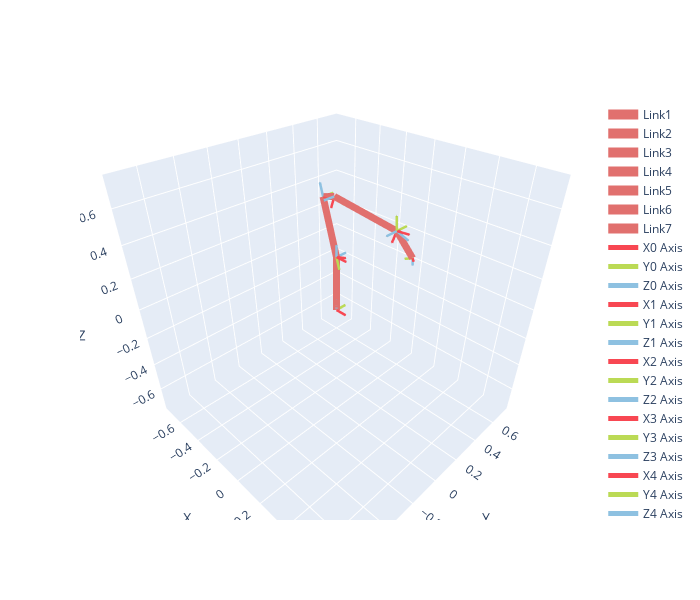
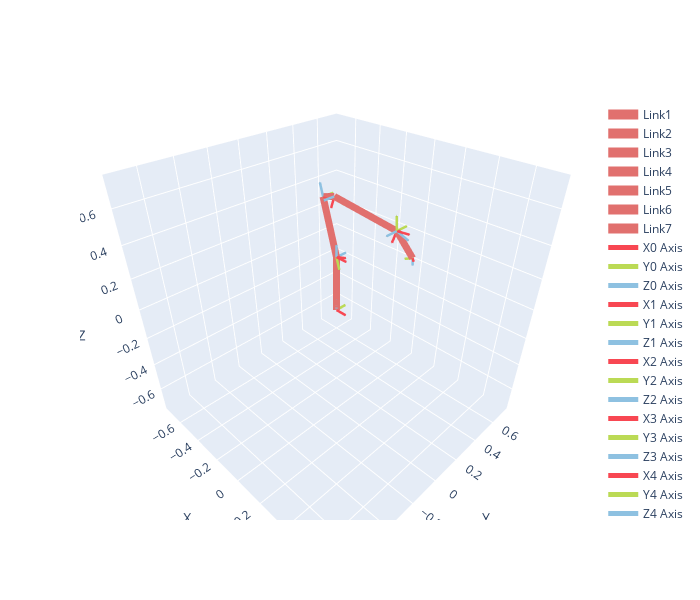

Notebook code cell kept with these figures, in order:
### Markdown cell above
#### Panda

### Code cell
Panda = rsb.models.DH.Panda()
Panda.plotly(Panda.qr, fig=go.Figure())

### Figure 1 — Plotly figure (JSON) as saved in the notebook; plotly's stock layout.template omitted (floating-point values rounded to 4 significant figures)
{"data": [{"line": {"color": "#E1706E", "width": 14}, "mode": "lines", "name": "Link1", "type": "scatter3d", "x": [0.0, 0.0], "y": [0.0, 0.0], "z": [0.0, 0.333]}, {"line": {"color": "#E1706E", "width": 14}, "mode": "lines", "name": "Link2", "type": "scatter3d", "x": [0.0, 0.0], "y": [0.0, 0.0], "z": [0.333, 0.333]}, {"line": {"color": "#E1706E", "width": 14}, "mode": "lines", "name": "Link3", "type": "scatter3d", "x": [0.0, -0.09338], "y": [0.0, 8.642e-19], "z": [0.333, 0.6349]}, {"line": {"color": "#E1706E", "width": 14}, "mode": "lines", "name": "Link4", "type": "scatter3d", "x": [-0.09338, -0.01457], "y": [8.642e-19, -6.287e-19], "z": [0.6349, 0.6593]}, {"line": {"color": "#E1706E", "width": 14}, "mode": "lines", "name": "Link5", "type": "scatter3d", "x": [-0.01457, 0.3755], "y": [-6.287e-19, -4.083e-17], "z": [0.6593, 0.6132]}, {"line": {"color": "#E1706E", "width": 14}, "mode": "lines", "name": "Link6", "type": "scatter3d", "x": [0.3755, 0.3755], "y": [-4.083e-17, -4.083e-17], "z": [0.6132, 0.6132]}, {"line": {"color": "#E1706E", "width": 14}, "mode": "lines", "name": "Link7", "type": "scatter3d", "x": [0.3755, 0.4737], "y": [-4.083e-17, -5.638e-17], "z": [0.6132, 0.5155]}, {"line": {"color": "#F84752", "width": 5}, "mode": "lines", "name": "X0 Axis", "type": "scatter3d", "x": [0, 0.07], "y": [0, 0], "z": [0, 0]}, {"cmax": 1, "cmin": 0, "colorscale": [[0, "#F84752"], [1, "#F84752"]], "showscale": false, "sizemode": "absolute", "sizeref": 0.007, "type": "cone", "u": [1], "v": [0], "w": [0], "x": [0.07], "y": [0], "z": [0]}, {"line": {"color": "#BBDA55", "width": 5}, "mode": "lines", "name": "Y0 Axis", "type": "scatter3d", "x": [0, 0], "y": [0, 0.07], "z": [0, 0]}, {"cmax": 1, "cmin": 0, "colorscale": [[0, "#BBDA55"], [1, "#BBDA55"]], "showscale": false, "sizemode": "absolute", "sizeref": 0.007, "type": "cone", "u": [0], "v": [1], "w": [0], "x": [0], "y": [0.07], "z": [0]}, {"line": {"color": "#8EC1E1", "width": 5}, "mode": "lines", "name": "Z0 Axis", "type": "scatter3d", "x": [0, 0], "y": [0, 0], "z": [0, 0.07]}, {"cmax": 1, "cmin": 0, "colorscale": [[0, "#8EC1E1"], [1, "#8EC1E1"]], "showscale": false, "sizemode": "absolute", "sizeref": 0.007, "type": "cone", "u": [0], "v": [0], "w": [1], "x": [0], "y": [0], "z": [0.07]}, {"line": {"color": "#F84752", "width": 5}, "mode": "lines", "name": "X1 Axis", "type": "scatter3d", "x": [0, 0.07], "y": [0, 0], "z": [0.333, 0.333]}, {"cmax": 1, "cmin": 0, "colorscale": [[0, "#F84752"], [1, "#F84752"]], "showscale": false, "sizemode": "absolute", "sizeref": 0.007, "type": "cone", "u": [1], "v": [0], "w": [0], "x": [0.07], "y": [0], "z": [0.333]}, {"line": {"color": "#BBDA55", "width": 5}, "mode": "lines", "name": "Y1 Axis", "type": "scatter3d", "x": [0, 0], "y": [0, 0.07], "z": [0.333, 0.333]}, {"cmax": 1, "cmin": 0, "colorscale": [[0, "#BBDA55"], [1, "#BBDA55"]], "showscale": false, "sizemode": "absolute", "sizeref": 0.007, "type": "cone", "u": [0], "v": [1], "w": [0], "x": [0], "y": [0.07], "z": [0.333]}, {"line": {"color": "#8EC1E1", "width": 5}, "mode": "lines", "name": "Z1 Axis", "type": "scatter3d", "x": [0, 0], "y": [0, 0], "z": [0.333, 0.403]}, {"cmax": 1, "cmin": 0, "colorscale": [[0, "#8EC1E1"], [1, "#8EC1E1"]], "showscale": false, "sizemode": "absolute", "sizeref": 0.007, "type": "cone", "u": [0], "v": [0], "w": [1], "x": [0], "y": [0], "z": [0.403]}, {"line": {"color": "#F84752", "width": 5}, "mode": "lines", "name": "X2 Axis", "type": "scatter3d", "x": [0, 0.06687], "y": [0, -1.267e-18], "z": [0.333, 0.3537]}, {"cmax": 1, "cmin": 0, "colorscale": [[0, "#F84752"], [1, "#F84752"]], "showscale": false, "sizemode": "absolute", "sizeref": 0.007, "type": "cone", "u": [0.9553], "v": [-1.81e-17], "w": [0.2955], "x": [0.06687], "y": [-1.267e-18], "z": [0.3537]}, {"line": {"color": "#BBDA55", "width": 5}, "mode": "lines", "name": "Y2 Axis", "type": "scatter3d", "x": [0, 0.02069], "y": [0, 4.095e-18], "z": [0.333, 0.2661]}, {"cmax": 1, "cmin": 0, "colorscale": [[0, "#BBDA55"], [1, "#BBDA55"]], "showscale": false, "sizemode": "absolute", "sizeref": 0.007, "type": "cone", "u": [0.2955], "v": [5.85e-17], "w": [-0.9553], "x": [0.02069], "y": [4.095e-18], "z": [0.2661]}, {"line": {"color": "#8EC1E1", "width": 5}, "mode": "lines", "name": "Z2 Axis", "type": "scatter3d", "x": [0, 0], "y": [0, 0.07], "z": [0.333, 0.333]}, {"cmax": 1, "cmin": 0, "colorscale": [[0, "#8EC1E1"], [1, "#8EC1E1"]], "showscale": false, "sizemode": "absolute", "sizeref": 0.007, "type": "cone", "u": [0], "v": [1], "w": [6.123e-17], "x": [0], "y": [0.07], "z": [0.333]}, {"line": {"color": "#F84752", "width": 5}, "mode": "lines", "name": "X3 Axis", "type": "scatter3d", "x": [-0.09338, -0.02651], "y": [8.642e-19, -4.025e-19], "z": [0.6349, 0.6556]}, {"cmax": 1, "cmin": 0, "colorscale": [[0, "#F84752"], [1, "#F84752"]], "showscale": false, "sizemode": "absolute", "sizeref": 0.007, "type": "cone", "u": [0.9553], "v": [-1.81e-17], "w": [0.2955], "x": [-0.02651], "y": [-4.025e-19], "z": [0.6556]}, {"line": {"color": "#BBDA55", "width": 5}, "mode": "lines", "name": "Y3 Axis", "type": "scatter3d", "x": [-0.09338, -0.09338], "y": [8.642e-19, 0.07], "z": [0.6349, 0.6349]}, {"cmax": 1, "cmin": 0, "colorscale": [[0, "#BBDA55"], [1, "#BBDA55"]], "showscale": false, "sizemode": "absolute", "sizeref": 0.007, "type": "cone", "u": [1.81e-17], "v": [1], "w": [2.735e-18], "x": [-0.09338], "y": [0.07], "z": [0.6349]}, {"line": {"color": "#8EC1E1", "width": 5}, "mode": "lines", "name": "Z3 Axis", "type": "scatter3d", "x": [-0.09338, -0.1141], "y": [8.642e-19, 1.056e-18], "z": [0.6349, 0.7018]}, {"cmax": 1, "cmin": 0, "colorscale": [[0, "#8EC1E1"], [1, "#8EC1E1"]], "showscale": false, "sizemode": "absolute", "sizeref": 0.007, "type": "cone", "u": [-0.2955], "v": [2.735e-18], "w": [0.9553], "x": [-0.1141], "y": [1.056e-18], "z": [0.7018]}, {"line": {"color": "#F84752", "width": 5}, "mode": "lines", "name": "X4 Axis", "type": "scatter3d", "x": [-0.01457, -0.0372], "y": [-6.287e-19, -3.503e-18], "z": [0.6593, 0.593]}, {"cmax": 1, "cmin": 0, "colorscale": [[0, "#F84752"], [1, "#F84752"]], "showscale": false, "sizemode": "absolute", "sizeref": 0.007, "type": "cone", "u": [-0.3233], "v": [-4.107e-17], "w": [-0.9463], "x": [-0.0372], "y": [-3.503e-18], "z": [0.593]}, {"line": {"color": "#BBDA55", "width": 5}, "mode": "lines", "name": "Y4 Axis", "type": "scatter3d", "x": [-0.01457, 0.05167], "y": [-6.287e-19, -4.288e-18], "z": [0.6593, 0.6366]}, {"cmax": 1, "cmin": 0, "colorscale": [[0, "#BBDA55"], [1, "#BBDA55"]], "showscale": false, "sizemode": "absolute", "sizeref": 0.007, "type": "cone", "u": [0.9463], "v": [-5.227e-17], "w": [-0.3233], "x": [0.05167], "y": [-4.288e-18], "z": [0.6366]}, {"line": {"color": "#8EC1E1", "width": 5}, "mode": "lines", "name": "Z4 Axis", "type": "scatter3d", "x": [-0.01457, -0.01457], "y": [-6.287e-19, -0.07], "z": [0.6593, 0.6593]}, {"cmax": 1, "cmin": 0, "colorscale": [[0, "#8EC1E1"], [1, "#8EC1E1"]], "showscale": false, "sizemode": "absolute", "sizeref": 0.007, "type": "cone", "u": [-3.619e-17], "v": [-1], "w": [5.576e-17], "x": [-0.01457], "y": [-0.07], "z": [0.6593]}, {"line": {"color": "#F84752", "width": 5}, "mode": "lines", "name": "X5 Axis", "type": "scatter3d", "x": [0.3755, 0.3529], "y": [-4.083e-17, -4.37e-17], "z": [0.6132, 0.547]}, {"cmax": 1, "cmin": 0, "colorscale": [[0, "#F84752"], [1, "#F84752"]], "showscale": false, "sizemode": "absolute", "sizeref": 0.007, "type": "cone", "u": [-0.3233], "v": [-4.107e-17], "w": [-0.9463], "x": [0.3529], "y": [-4.37e-17], "z": [0.547]}, {"line": {"color": "#BBDA55", "width": 5}, "mode": "lines", "name": "Y5 Axis", "type": "scatter3d", "x": [0.3755, 0.3755], "y": [-4.083e-17, 0.07], "z": [0.6132, 0.6132]}, {"cmax": 1, "cmin": 0, "colorscale": [[0, "#BBDA55"], [1, "#BBDA55"]], "showscale": false, "sizemode": "absolute", "sizeref": 0.007, "type": "cone", "u": [9.413e-17], "v": [1], "w": [-7.556e-17], "x": [0.3755], "y": [0.07], "z": [0.6132]}, {"line": {"color": "#8EC1E1", "width": 5}, "mode": "lines", "name": "Z5 Axis", "type": "scatter3d", "x": [0.3755, 0.4417], "y": [-4.083e-17, -4.877e-17], "z": [0.6132, 0.5906]}, {"cmax": 1, "cmin": 0, "colorscale": [[0, "#8EC1E1"], [1, "#8EC1E1"]], "showscale": false, "sizemode": "absolute", "sizeref": 0.007, "type": "cone", "u": [0.9463], "v": [-1.135e-16], "w": [-0.3233], "x": [0.4417], "y": [-4.877e-17], "z": [0.5906]}, {"line": {"color": "#F84752", "width": 5}, "mode": "lines", "name": "X6 Axis", "type": "scatter3d", "x": [0.3755, 0.4451], "y": [-4.083e-17, -4.296e-17], "z": [0.6132, 0.6202]}, {"cmax": 1, "cmin": 0, "colorscale": [[0, "#F84752"], [1, "#F84752"]], "showscale": false, "sizemode": "absolute", "sizeref": 0.007, "type": "cone", "u": [0.995], "v": [-3.044e-17], "w": [0.09983], "x": [0.4451], "y": [-4.296e-17], "z": [0.6202]}, {"line": {"color": "#BBDA55", "width": 5}, "mode": "lines", "name": "Y6 Axis", "type": "scatter3d", "x": [0.3755, 0.3685], "y": [-4.083e-17, -3.669e-17], "z": [0.6132, 0.6828]}, {"cmax": 1, "cmin": 0, "colorscale": [[0, "#BBDA55"], [1, "#BBDA55"]], "showscale": false, "sizemode": "absolute", "sizeref": 0.007, "type": "cone", "u": [-0.09983], "v": [5.91e-17], "w": [0.995], "x": [0.3685], "y": [-3.669e-17], "z": [0.6828]}, {"line": {"color": "#8EC1E1", "width": 5}, "mode": "lines", "name": "Z6 Axis", "type": "scatter3d", "x": [0.3755, 0.3755], "y": [-4.083e-17, -0.07], "z": [0.6132, 0.6132]}, {"cmax": 1, "cmin": 0, "colorscale": [[0, "#8EC1E1"], [1, "#8EC1E1"]], "showscale": false, "sizemode": "absolute", "sizeref": 0.007, "type": "cone", "u": [-3.619e-17], "v": [-1], "w": [5.576e-17], "x": [0.3755], "y": [-0.07], "z": [0.6132]}, {"line": {"color": "#F84752", "width": 5}, "mode": "lines", "name": "X7 Axis", "type": "scatter3d", "x": [0.4737, 0.4983], "y": [-5.638e-17, -0.02475], "z": [0.5155, 0.518]}, {"cmax": 1, "cmin": 0, "colorscale": [[0, "#F84752"], [1, "#F84752"]], "showscale": false, "sizemode": "absolute", "sizeref": 0.0035, "type": "cone", "u": [0.7036], "v": [-0.7071], "w": [0.07059], "x": [0.4983], "y": [-0.02475], "z": [0.518]}, {"line": {"color": "#BBDA55", "width": 5}, "mode": "lines", "name": "Y7 Axis", "type": "scatter3d", "x": [0.4737, 0.4491], "y": [-5.638e-17, -0.02475], "z": [0.5155, 0.513]}, {"cmax": 1, "cmin": 0, "colorscale": [[0, "#BBDA55"], [1, "#BBDA55"]], "showscale": false, "sizemode": "absolute", "sizeref": 0.0035, "type": "cone", "u": [-0.7036], "v": [-0.7071], "w": [-0.07059], "x": [0.4491], "y": [-0.02475], "z": [0.513]}, {"line": {"color": "#8EC1E1", "width": 5}, "mode": "lines", "name": "Z7 Axis", "type": "scatter3d", "x": [0.4737, 0.4772], "y": [-5.638e-17, -6.059e-17], "z": [0.5155, 0.4807]}, {"cmax": 1, "cmin": 0, "colorscale": [[0, "#8EC1E1"], [1, "#8EC1E1"]], "showscale": false, "sizemode": "absolute", "sizeref": 0.0035, "type": "cone", "u": [0.09983], "v": [-1.203e-16], "w": [-0.995], "x": [0.4772], "y": [-6.059e-17], "z": [0.4807]}], "layout": {"height": 600, "scene": {"aspectmode": "cube", "camera": {"center": {"x": 0, "y": 0, "z": 0}, "eye": {"x": 1.05, "y": -1.05, "z": 1.05}, "up": {"x": 0, "y": 0, "z": 1}}, "xaxis": {"nticks": 10, "range": [-0.7701, 0.7701], "title": {"text": "X"}}, "yaxis": {"nticks": 10, "range": [-0.7701, 0.7701], "title": {"text": "Y"}}, "zaxis": {"nticks": 10, "range": [-0.7701, 0.7701], "title": {"text": "Z"}}}, "width": 700}}

### Figure 2 — Plotly figure (JSON) as saved in the notebook; plotly's stock layout.template omitted (floating-point values rounded to 4 significant figures)
{"data": [{"line": {"color": "#E1706E", "width": 14}, "mode": "lines", "name": "Link1", "type": "scatter3d", "x": [0.0, 0.0], "y": [0.0, 0.0], "z": [0.0, 0.333]}, {"line": {"color": "#E1706E", "width": 14}, "mode": "lines", "name": "Link2", "type": "scatter3d", "x": [0.0, 0.0], "y": [0.0, 0.0], "z": [0.333, 0.333]}, {"line": {"color": "#E1706E", "width": 14}, "mode": "lines", "name": "Link3", "type": "scatter3d", "x": [0.0, -0.09338], "y": [0.0, 8.642e-19], "z": [0.333, 0.6349]}, {"line": {"color": "#E1706E", "width": 14}, "mode": "lines", "name": "Link4", "type": "scatter3d", "x": [-0.09338, -0.01457], "y": [8.642e-19, -6.287e-19], "z": [0.6349, 0.6593]}, {"line": {"color": "#E1706E", "width": 14}, "mode": "lines", "name": "Link5", "type": "scatter3d", "x": [-0.01457, 0.3755], "y": [-6.287e-19, -4.083e-17], "z": [0.6593, 0.6132]}, {"line": {"color": "#E1706E", "width": 14}, "mode": "lines", "name": "Link6", "type": "scatter3d", "x": [0.3755, 0.3755], "y": [-4.083e-17, -4.083e-17], "z": [0.6132, 0.6132]}, {"line": {"color": "#E1706E", "width": 14}, "mode": "lines", "name": "Link7", "type": "scatter3d", "x": [0.3755, 0.4737], "y": [-4.083e-17, -5.638e-17], "z": [0.6132, 0.5155]}, {"line": {"color": "#F84752", "width": 5}, "mode": "lines", "name": "X0 Axis", "type": "scatter3d", "x": [0, 0.07], "y": [0, 0], "z": [0, 0]}, {"cmax": 1, "cmin": 0, "colorscale": [[0, "#F84752"], [1, "#F84752"]], "showscale": false, "sizemode": "absolute", "sizeref": 0.007, "type": "cone", "u": [1], "v": [0], "w": [0], "x": [0.07], "y": [0], "z": [0]}, {"line": {"color": "#BBDA55", "width": 5}, "mode": "lines", "name": "Y0 Axis", "type": "scatter3d", "x": [0, 0], "y": [0, 0.07], "z": [0, 0]}, {"cmax": 1, "cmin": 0, "colorscale": [[0, "#BBDA55"], [1, "#BBDA55"]], "showscale": false, "sizemode": "absolute", "sizeref": 0.007, "type": "cone", "u": [0], "v": [1], "w": [0], "x": [0], "y": [0.07], "z": [0]}, {"line": {"color": "#8EC1E1", "width": 5}, "mode": "lines", "name": "Z0 Axis", "type": "scatter3d", "x": [0, 0], "y": [0, 0], "z": [0, 0.07]}, {"cmax": 1, "cmin": 0, "colorscale": [[0, "#8EC1E1"], [1, "#8EC1E1"]], "showscale": false, "sizemode": "absolute", "sizeref": 0.007, "type": "cone", "u": [0], "v": [0], "w": [1], "x": [0], "y": [0], "z": [0.07]}, {"line": {"color": "#F84752", "width": 5}, "mode": "lines", "name": "X1 Axis", "type": "scatter3d", "x": [0, 0.07], "y": [0, 0], "z": [0.333, 0.333]}, {"cmax": 1, "cmin": 0, "colorscale": [[0, "#F84752"], [1, "#F84752"]], "showscale": false, "sizemode": "absolute", "sizeref": 0.007, "type": "cone", "u": [1], "v": [0], "w": [0], "x": [0.07], "y": [0], "z": [0.333]}, {"line": {"color": "#BBDA55", "width": 5}, "mode": "lines", "name": "Y1 Axis", "type": "scatter3d", "x": [0, 0], "y": [0, 0.07], "z": [0.333, 0.333]}, {"cmax": 1, "cmin": 0, "colorscale": [[0, "#BBDA55"], [1, "#BBDA55"]], "showscale": false, "sizemode": "absolute", "sizeref": 0.007, "type": "cone", "u": [0], "v": [1], "w": [0], "x": [0], "y": [0.07], "z": [0.333]}, {"line": {"color": "#8EC1E1", "width": 5}, "mode": "lines", "name": "Z1 Axis", "type": "scatter3d", "x": [0, 0], "y": [0, 0], "z": [0.333, 0.403]}, {"cmax": 1, "cmin": 0, "colorscale": [[0, "#8EC1E1"], [1, "#8EC1E1"]], "showscale": false, "sizemode": "absolute", "sizeref": 0.007, "type": "cone", "u": [0], "v": [0], "w": [1], "x": [0], "y": [0], "z": [0.403]}, {"line": {"color": "#F84752", "width": 5}, "mode": "lines", "name": "X2 Axis", "type": "scatter3d", "x": [0, 0.06687], "y": [0, -1.267e-18], "z": [0.333, 0.3537]}, {"cmax": 1, "cmin": 0, "colorscale": [[0, "#F84752"], [1, "#F84752"]], "showscale": false, "sizemode": "absolute", "sizeref": 0.007, "type": "cone", "u": [0.9553], "v": [-1.81e-17], "w": [0.2955], "x": [0.06687], "y": [-1.267e-18], "z": [0.3537]}, {"line": {"color": "#BBDA55", "width": 5}, "mode": "lines", "name": "Y2 Axis", "type": "scatter3d", "x": [0, 0.02069], "y": [0, 4.095e-18], "z": [0.333, 0.2661]}, {"cmax": 1, "cmin": 0, "colorscale": [[0, "#BBDA55"], [1, "#BBDA55"]], "showscale": false, "sizemode": "absolute", "sizeref": 0.007, "type": "cone", "u": [0.2955], "v": [5.85e-17], "w": [-0.9553], "x": [0.02069], "y": [4.095e-18], "z": [0.2661]}, {"line": {"color": "#8EC1E1", "width": 5}, "mode": "lines", "name": "Z2 Axis", "type": "scatter3d", "x": [0, 0], "y": [0, 0.07], "z": [0.333, 0.333]}, {"cmax": 1, "cmin": 0, "colorscale": [[0, "#8EC1E1"], [1, "#8EC1E1"]], "showscale": false, "sizemode": "absolute", "sizeref": 0.007, "type": "cone", "u": [0], "v": [1], "w": [6.123e-17], "x": [0], "y": [0.07], "z": [0.333]}, {"line": {"color": "#F84752", "width": 5}, "mode": "lines", "name": "X3 Axis", "type": "scatter3d", "x": [-0.09338, -0.02651], "y": [8.642e-19, -4.025e-19], "z": [0.6349, 0.6556]}, {"cmax": 1, "cmin": 0, "colorscale": [[0, "#F84752"], [1, "#F84752"]], "showscale": false, "sizemode": "absolute", "sizeref": 0.007, "type": "cone", "u": [0.9553], "v": [-1.81e-17], "w": [0.2955], "x": [-0.02651], "y": [-4.025e-19], "z": [0.6556]}, {"line": {"color": "#BBDA55", "width": 5}, "mode": "lines", "name": "Y3 Axis", "type": "scatter3d", "x": [-0.09338, -0.09338], "y": [8.642e-19, 0.07], "z": [0.6349, 0.6349]}, {"cmax": 1, "cmin": 0, "colorscale": [[0, "#BBDA55"], [1, "#BBDA55"]], "showscale": false, "sizemode": "absolute", "sizeref": 0.007, "type": "cone", "u": [1.81e-17], "v": [1], "w": [2.735e-18], "x": [-0.09338], "y": [0.07], "z": [0.6349]}, {"line": {"color": "#8EC1E1", "width": 5}, "mode": "lines", "name": "Z3 Axis", "type": "scatter3d", "x": [-0.09338, -0.1141], "y": [8.642e-19, 1.056e-18], "z": [0.6349, 0.7018]}, {"cmax": 1, "cmin": 0, "colorscale": [[0, "#8EC1E1"], [1, "#8EC1E1"]], "showscale": false, "sizemode": "absolute", "sizeref": 0.007, "type": "cone", "u": [-0.2955], "v": [2.735e-18], "w": [0.9553], "x": [-0.1141], "y": [1.056e-18], "z": [0.7018]}, {"line": {"color": "#F84752", "width": 5}, "mode": "lines", "name": "X4 Axis", "type": "scatter3d", "x": [-0.01457, -0.0372], "y": [-6.287e-19, -3.503e-18], "z": [0.6593, 0.593]}, {"cmax": 1, "cmin": 0, "colorscale": [[0, "#F84752"], [1, "#F84752"]], "showscale": false, "sizemode": "absolute", "sizeref": 0.007, "type": "cone", "u": [-0.3233], "v": [-4.107e-17], "w": [-0.9463], "x": [-0.0372], "y": [-3.503e-18], "z": [0.593]}, {"line": {"color": "#BBDA55", "width": 5}, "mode": "lines", "name": "Y4 Axis", "type": "scatter3d", "x": [-0.01457, 0.05167], "y": [-6.287e-19, -4.288e-18], "z": [0.6593, 0.6366]}, {"cmax": 1, "cmin": 0, "colorscale": [[0, "#BBDA55"], [1, "#BBDA55"]], "showscale": false, "sizemode": "absolute", "sizeref": 0.007, "type": "cone", "u": [0.9463], "v": [-5.227e-17], "w": [-0.3233], "x": [0.05167], "y": [-4.288e-18], "z": [0.6366]}, {"line": {"color": "#8EC1E1", "width": 5}, "mode": "lines", "name": "Z4 Axis", "type": "scatter3d", "x": [-0.01457, -0.01457], "y": [-6.287e-19, -0.07], "z": [0.6593, 0.6593]}, {"cmax": 1, "cmin": 0, "colorscale": [[0, "#8EC1E1"], [1, "#8EC1E1"]], "showscale": false, "sizemode": "absolute", "sizeref": 0.007, "type": "cone", "u": [-3.619e-17], "v": [-1], "w": [5.576e-17], "x": [-0.01457], "y": [-0.07], "z": [0.6593]}, {"line": {"color": "#F84752", "width": 5}, "mode": "lines", "name": "X5 Axis", "type": "scatter3d", "x": [0.3755, 0.3529], "y": [-4.083e-17, -4.37e-17], "z": [0.6132, 0.547]}, {"cmax": 1, "cmin": 0, "colorscale": [[0, "#F84752"], [1, "#F84752"]], "showscale": false, "sizemode": "absolute", "sizeref": 0.007, "type": "cone", "u": [-0.3233], "v": [-4.107e-17], "w": [-0.9463], "x": [0.3529], "y": [-4.37e-17], "z": [0.547]}, {"line": {"color": "#BBDA55", "width": 5}, "mode": "lines", "name": "Y5 Axis", "type": "scatter3d", "x": [0.3755, 0.3755], "y": [-4.083e-17, 0.07], "z": [0.6132, 0.6132]}, {"cmax": 1, "cmin": 0, "colorscale": [[0, "#BBDA55"], [1, "#BBDA55"]], "showscale": false, "sizemode": "absolute", "sizeref": 0.007, "type": "cone", "u": [9.413e-17], "v": [1], "w": [-7.556e-17], "x": [0.3755], "y": [0.07], "z": [0.6132]}, {"line": {"color": "#8EC1E1", "width": 5}, "mode": "lines", "name": "Z5 Axis", "type": "scatter3d", "x": [0.3755, 0.4417], "y": [-4.083e-17, -4.877e-17], "z": [0.6132, 0.5906]}, {"cmax": 1, "cmin": 0, "colorscale": [[0, "#8EC1E1"], [1, "#8EC1E1"]], "showscale": false, "sizemode": "absolute", "sizeref": 0.007, "type": "cone", "u": [0.9463], "v": [-1.135e-16], "w": [-0.3233], "x": [0.4417], "y": [-4.877e-17], "z": [0.5906]}, {"line": {"color": "#F84752", "width": 5}, "mode": "lines", "name": "X6 Axis", "type": "scatter3d", "x": [0.3755, 0.4451], "y": [-4.083e-17, -4.296e-17], "z": [0.6132, 0.6202]}, {"cmax": 1, "cmin": 0, "colorscale": [[0, "#F84752"], [1, "#F84752"]], "showscale": false, "sizemode": "absolute", "sizeref": 0.007, "type": "cone", "u": [0.995], "v": [-3.044e-17], "w": [0.09983], "x": [0.4451], "y": [-4.296e-17], "z": [0.6202]}, {"line": {"color": "#BBDA55", "width": 5}, "mode": "lines", "name": "Y6 Axis", "type": "scatter3d", "x": [0.3755, 0.3685], "y": [-4.083e-17, -3.669e-17], "z": [0.6132, 0.6828]}, {"cmax": 1, "cmin": 0, "colorscale": [[0, "#BBDA55"], [1, "#BBDA55"]], "showscale": false, "sizemode": "absolute", "sizeref": 0.007, "type": "cone", "u": [-0.09983], "v": [5.91e-17], "w": [0.995], "x": [0.3685], "y": [-3.669e-17], "z": [0.6828]}, {"line": {"color": "#8EC1E1", "width": 5}, "mode": "lines", "name": "Z6 Axis", "type": "scatter3d", "x": [0.3755, 0.3755], "y": [-4.083e-17, -0.07], "z": [0.6132, 0.6132]}, {"cmax": 1, "cmin": 0, "colorscale": [[0, "#8EC1E1"], [1, "#8EC1E1"]], "showscale": false, "sizemode": "absolute", "sizeref": 0.007, "type": "cone", "u": [-3.619e-17], "v": [-1], "w": [5.576e-17], "x": [0.3755], "y": [-0.07], "z": [0.6132]}, {"line": {"color": "#F84752", "width": 5}, "mode": "lines", "name": "X7 Axis", "type": "scatter3d", "x": [0.4737, 0.4983], "y": [-5.638e-17, -0.02475], "z": [0.5155, 0.518]}, {"cmax": 1, "cmin": 0, "colorscale": [[0, "#F84752"], [1, "#F84752"]], "showscale": false, "sizemode": "absolute", "sizeref": 0.0035, "type": "cone", "u": [0.7036], "v": [-0.7071], "w": [0.07059], "x": [0.4983], "y": [-0.02475], "z": [0.518]}, {"line": {"color": "#BBDA55", "width": 5}, "mode": "lines", "name": "Y7 Axis", "type": "scatter3d", "x": [0.4737, 0.4491], "y": [-5.638e-17, -0.02475], "z": [0.5155, 0.513]}, {"cmax": 1, "cmin": 0, "colorscale": [[0, "#BBDA55"], [1, "#BBDA55"]], "showscale": false, "sizemode": "absolute", "sizeref": 0.0035, "type": "cone", "u": [-0.7036], "v": [-0.7071], "w": [-0.07059], "x": [0.4491], "y": [-0.02475], "z": [0.513]}, {"line": {"color": "#8EC1E1", "width": 5}, "mode": "lines", "name": "Z7 Axis", "type": "scatter3d", "x": [0.4737, 0.4772], "y": [-5.638e-17, -6.059e-17], "z": [0.5155, 0.4807]}, {"cmax": 1, "cmin": 0, "colorscale": [[0, "#8EC1E1"], [1, "#8EC1E1"]], "showscale": false, "sizemode": "absolute", "sizeref": 0.0035, "type": "cone", "u": [0.09983], "v": [-1.203e-16], "w": [-0.995], "x": [0.4772], "y": [-6.059e-17], "z": [0.4807]}], "layout": {"height": 600, "scene": {"aspectmode": "cube", "camera": {"center": {"x": 0, "y": 0, "z": 0}, "eye": {"x": 1.05, "y": -1.05, "z": 1.05}, "up": {"x": 0, "y": 0, "z": 1}}, "xaxis": {"nticks": 10, "range": [-0.7701, 0.7701], "title": {"text": "X"}}, "yaxis": {"nticks": 10, "range": [-0.7701, 0.7701], "title": {"text": "Y"}}, "zaxis": {"nticks": 10, "range": [-0.7701, 0.7701], "title": {"text": "Z"}}}, "width": 700}}
